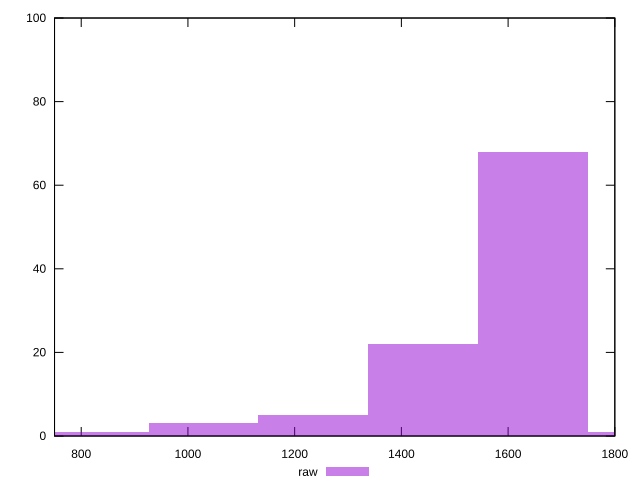

Write the gnuplot code that produced this figure.
reset

$raw <<EOF
823.3654362519667 1
1646.7308725039334 68
1852.572231566925 1
1440.8895134409418 22
1235.0481543779501 5
1029.2067953149583 3
EOF

set key outside below
set boxwidth 205.84135906299167
set xrange [750:1800]
set yrange [0:100]
set trange [0:100]
set style fill transparent solid 0.5 noborder
set terminal svg size 640, 490 enhanced background rgb 'white'
set output "reprap/uses-webp-images/samples/pages/raw/histogram.svg"

plot $raw title "raw" with boxes

reset
